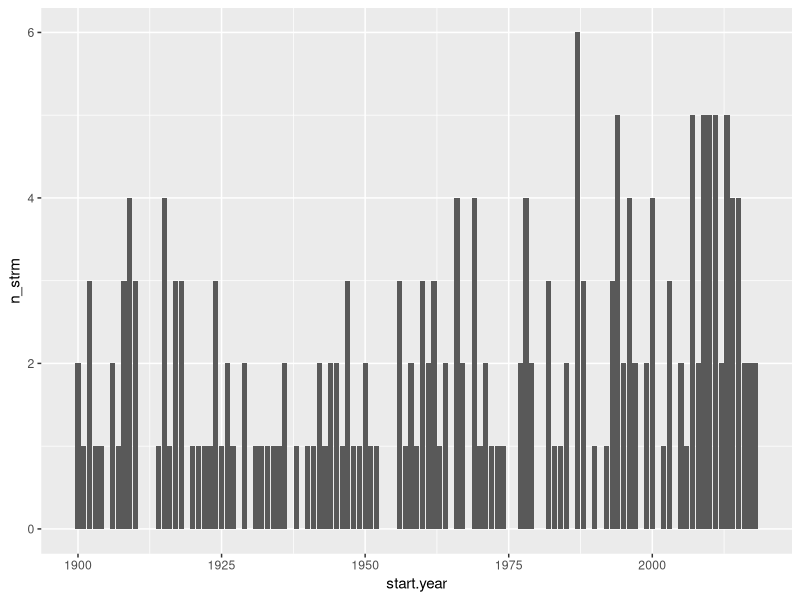
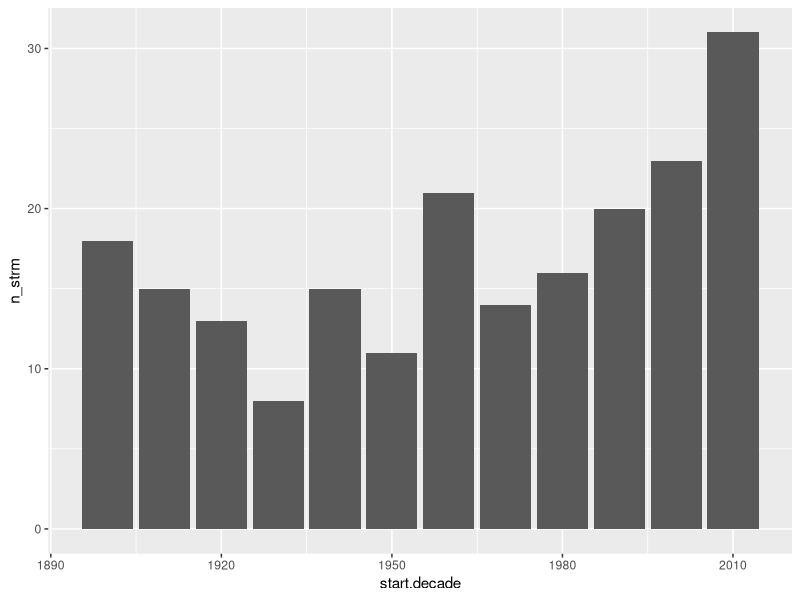
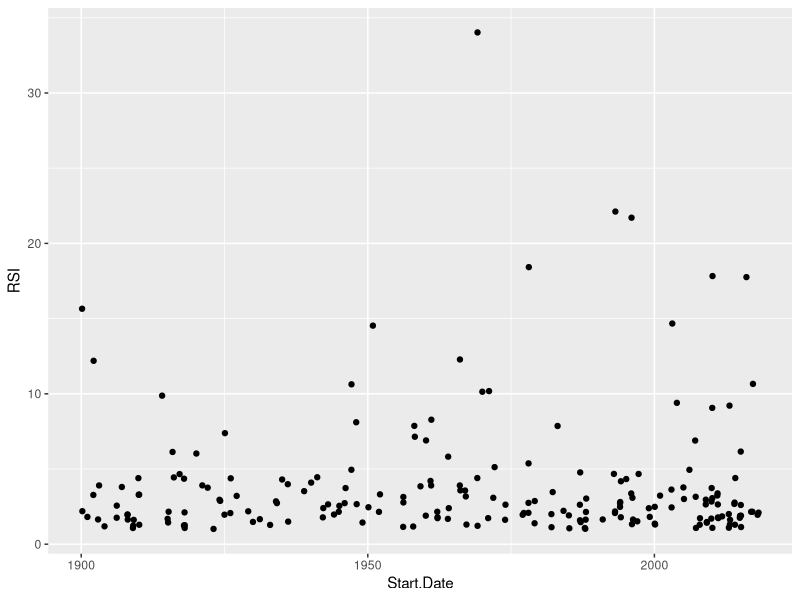
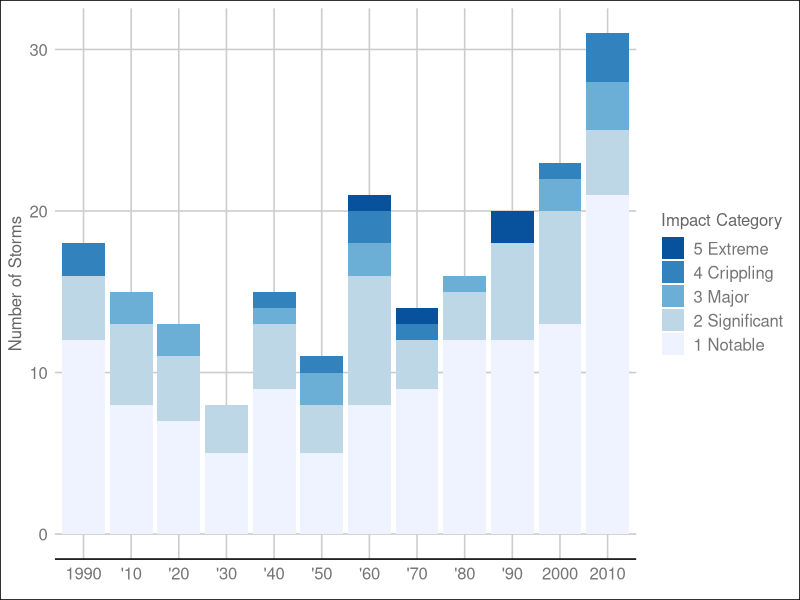

Write the R code that produced these figures, in order.
## ---- chunk 1
knitr::opts_chunk$set(echo = TRUE)
library(dplyr)
library(lubridate)
library(ggplot2)
library(ggthemes)
## ---- chunk 2
rsi <- read.csv("northeast.csv")
## ---- chunk 3
rsi <- rsi %>% 
  mutate(Start.Date = mdy(Start.Date), 
         End.Date = mdy(End.Date), 
         Category = factor(Category))
str(rsi)
## ---- chunk 4
strm_y <- rsi %>% 
  mutate(start.year = year(Start.Date)) %>% 
  group_by(start.year) %>% 
  summarise(n_strm = n(), 
            sum_rsi = sum(RSI), 
            median_rsi = median(RSI), 
            mean_rsi = mean(RSI))

strm_y %>% 
  ggplot(aes(x = start.year, y = n_strm)) + 
  geom_bar(stat = "identity")
## ---- chunk 5
strm_dcd <- rsi %>% 
  mutate(start.year = year(Start.Date), 
         start.decade = start.year - start.year %% 10) %>% 
  group_by(start.decade) %>% 
  summarise(n_strm = n(), 
            sum_rsi = sum(RSI), 
            median_rsi = median(RSI), 
            mean_rsi = mean(RSI))
strm_dcd %>% 
  ggplot(aes(x = start.decade, y = n_strm)) + 
  geom_bar(stat = "identity")
## ---- chunk 6
rsi %>% 
  ggplot(aes(x = Start.Date, y = RSI)) + 
  geom_point()
## ---- chunk 7
# year statistically significant
m_y_strm <- lm(n_strm~start.year, data = strm_y)
summary(m_y_strm)
## ---- chunk 8
rsi_plus <- rsi %>% 
  mutate(start.year = year(Start.Date), 
         start.decade = start.year - start.year %% 10)

strm_y_lvl <- rsi_plus %>% 
  group_by(start.year, Category) %>% 
  summarise(n_strm = n(), 
            mean_rsi = mean(RSI), 
            start.decade = mean(start.decade))

# Year statistically signifcant in general, and especially with Cat.1 storms
m_y_strm_level <- lm(n_strm ~ start.year*Category, 
                     data = strm_y_lvl)
summary(m_y_strm_level)
## ---- chunk 9
strm_y_lvl %>% 
  mutate(Category = factor(Category, 
                           levels = c("5", "4", "3", "2", "1"))) %>% 
  ggplot(aes(x = factor(start.decade), y = n_strm, fill = Category)) + 
  geom_bar(stat = "identity") + 
  theme_gdocs() + 
  scale_fill_brewer(palette = "Blues", direction = -1, name = "Impact Category", 
                      labels = c("5 Extreme", "4 Crippling", "3 Major", 
                                 "2 Significant", "1 Notable")) + 
  scale_x_discrete(name = element_blank(),
                   labels = c("1990", "'10", "'20", "'30", "'40", "'50", 
                          "'60", "'70", "'80", "'90", "2000", "2010")) + 
  scale_y_continuous(name = "Number of Storms")
